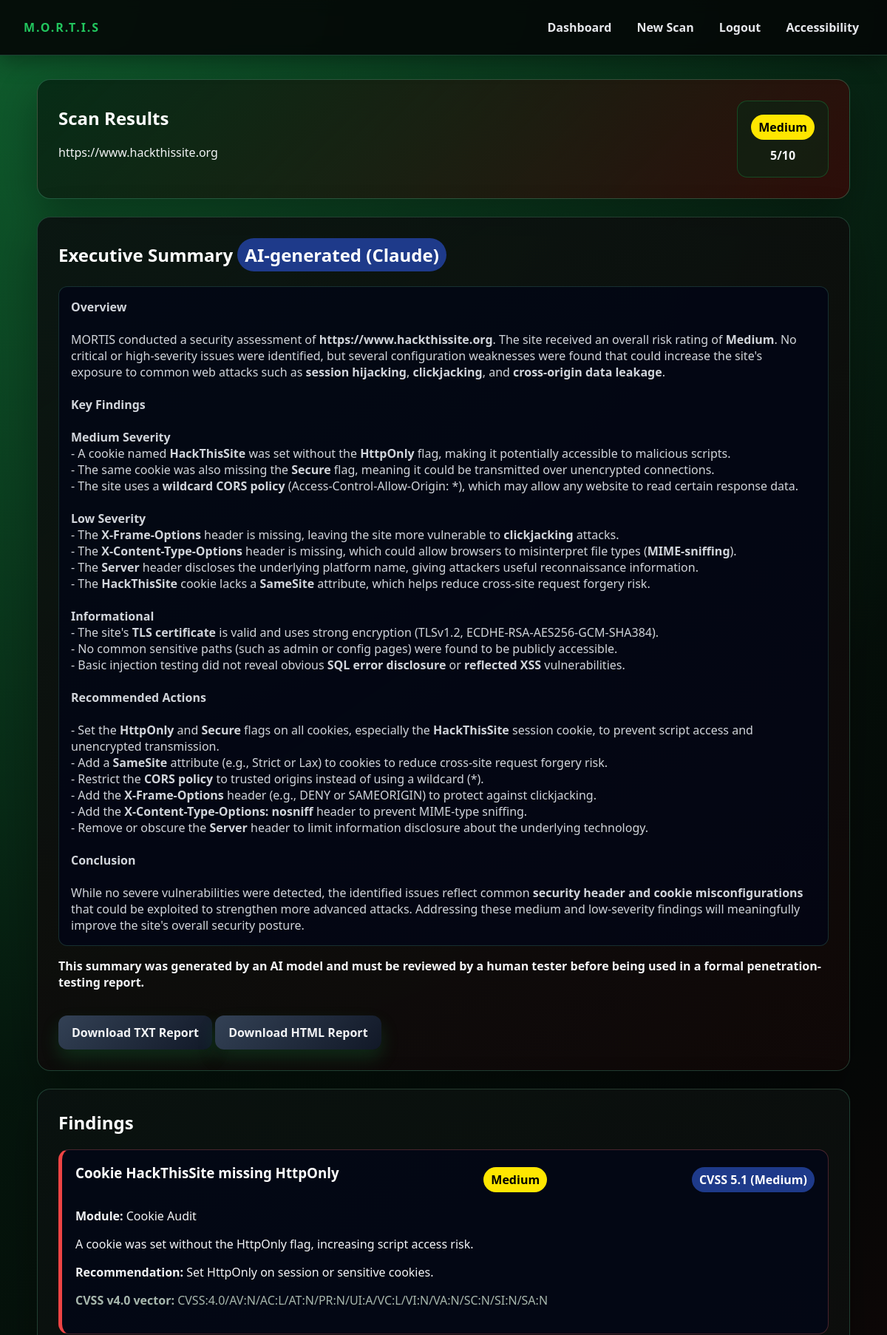
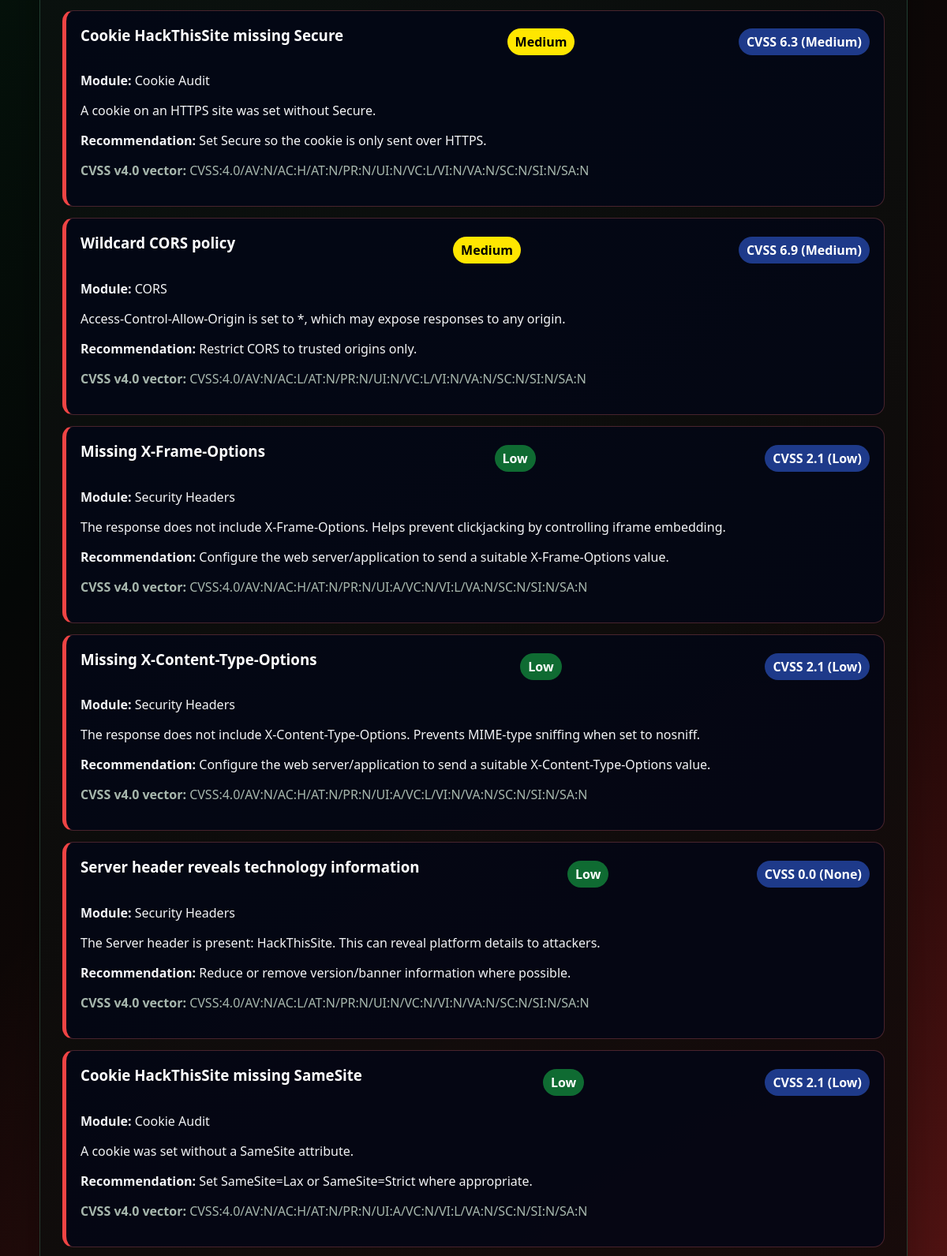
Page /results/15 (signed in, upper part) on the committed database (2 pictures, top to bottom).
### app/models.py (models this page shows)
class Scan(db.Model):
    id = db.Column(db.Integer, primary_key=True)
    target_url = db.Column(db.String(500), nullable=False)
    created_at = db.Column(db.DateTime, default=datetime.utcnow)
    overall_score = db.Column(db.Integer, default=0)
    overall_rating = db.Column(db.String(20), default="Low")
    report_summary = db.Column(db.Text, default="")
    report_source = db.Column(db.String(20), default="")  # "api" | "offline" | ""
    status = db.Column(db.String(20), default="running")  # running | reporting | completed | failed
    modules_total = db.Column(db.Integer, default=0)
    modules_done = db.Column(db.Integer, default=0)
    current_module = db.Column(db.String(80), default="")
    findings = db.relationship(
        "Finding",
        backref="scan",
        cascade="all, delete-orphan",
        lazy=True,
        order_by="Finding.score.desc()"
    )

class Finding(db.Model):
    id = db.Column(db.Integer, primary_key=True)
    scan_id = db.Column(db.Integer, db.ForeignKey("scan.id"), nullable=False)
    module = db.Column(db.String(80), nullable=False)
    title = db.Column(db.String(200), nullable=False)
    severity = db.Column(db.String(20), nullable=False)
    score = db.Column(db.Integer, default=0)
    cvss_vector = db.Column(db.String(60), nullable=True)
    cvss_score = db.Column(db.Float, nullable=True)
    cvss_rating = db.Column(db.String(20), nullable=True)
    description = db.Column(db.Text, nullable=False)
    recommendation = db.Column(db.Text, nullable=False)

### app/routes.py (the view)
@bp.route("/results/<int:scan_id>")
@login_required
def results(scan_id):
    scan_record = Scan.query.get_or_404(scan_id)
    if scan_record.status in ("running", "reporting"):
        return redirect(url_for("main.scan_progress", scan_id=scan_id))
    return render_template("results.html", scan=scan_record)

### app/reporting.py (called while the page is built)
def format_summary(text: str) -> Markup:
    if not text:
        return Markup("")
    text = _DISCLAIMER_RE.sub("", text)
    out = []
    for line in text.split("\n"):
        stripped = line.strip()
        heading = re.match(r"^#{1,6}\s+(.*)$", stripped)
        if heading:
            out.append("<strong>" + str(escape(heading.group(1).strip())) + "</strong>")
            continue
        esc = str(escape(stripped))
        esc = re.sub(r"\*\*(.+?)\*\*", r"<strong>\1</strong>", esc)   # **bold**
        esc = re.sub(r"__(.+?)__", r"<strong>\1</strong>", esc)       # __bold__
        esc = re.sub(r"^\*\s+", "- ", esc)                            # '* ' bullet -> '- '
        out.append(esc)
    return Markup("\n".join(out))

### app/routes.py (called while the page is built)
def login_required(view):
    @wraps(view)
    def wrapped(*args, **kwargs):
        if "user_id" not in session:
            return redirect(url_for("main.login"))
        return view(*args, **kwargs)
    return wrapped

### app/templates/results.html (shortened to what this page needs)
{% extends "base.html" %}
{% block content %}
<section class="hero">
  <div>
    <h1>Scan Results</h1>
    <p>{{ scan.target_url }}</p>
  </div>
  <div class="scorebox">
    <span class="badge {{ scan.overall_rating|lower }}">{{ scan.overall_rating }}</span>
    <strong>{{ scan.overall_score }}/10</strong>
  </div>
</section>
<section class="card">
  <h2>Executive Summary
    {% if scan.report_source == 'api' %}
      <span class="badge cvss">AI-generated (Claude)</span>
    {% elif scan.report_source == 'offline' %}
      <span class="badge info">Offline summary</span>
    {% endif %}
  </h2>
  <pre class="summary">{{ scan.report_summary | format_summary }}</pre>
  {% if scan.report_source == 'api' %}
    <p><strong>This summary was generated by an AI model and must be reviewed by a human tester before being used in a formal penetration-testing report.</strong></p>
  {% endif %}
  <a class="button secondary" href="{{ url_for('main.download_report', scan_id=scan.id) }}">Download TXT Report</a>
  <a class="button secondary" href="{{ url_for('main.download_report_html', scan_id=scan.id) }}">Download HTML Report</a>
</section>
<section class="card">
  <h2>Findings</h2>
  {% for f in scan.findings %}
    <article class="finding">
      <div class="finding-head">
        <h3>{{ f.title }}</h3>
        <span class="badge {{ f.severity|lower }}">{{ f.severity }}</span>
        {% if f.cvss_score is not none %}
          <span class="badge cvss" title="{{ f.cvss_vector }}">CVSS {{ "%.1f"|format(f.cvss_score) }} ({{ f.cvss_rating }})</span>
        {% endif %}
      </div>
      <p><strong>Module:</strong> {{ f.module }}</p>
      <p>{{ f.description }}</p>
      <p><strong>Recommendation:</strong> {{ f.recommendation }}</p>
      {% if f.cvss_vector %}<p class="muted"><strong>CVSS v4.0 vector:</strong> {{ f.cvss_vector }}</p>{% endif %}
    </article>
  {% endfor %}
</section>
{% endblock %}

### app/static/css/style.css (style rules this page uses)
:root { --bg: #050807; --bg-red: #3a0707; --bg-green:#062915; --panel: rgba(10, 18, 16, 0.92); --panel-2: rgba(18, 8, 8, 0.88); --text: #f3f4f6; --muted: #a7b7ad; --line: rgba(110, 231, 183, 0.22); --accent: #ef4444; --accent-2:#22c55e; --danger: #dc2626; --success: #16a34a; }
*, *::before, *::after { box-sizing: border-box; }
body { margin: 0; font-family: "Aptos", "Aptos Display", "Segoe UI", Arial, sans-serif; color: var(--text); background: radial-gradient(circle at top left, rgba(34, 197, 94, 0.34), transparent 34%), radial-gradient(circle at bottom right, rgba(239, 68, 68, 0.34), transparent 38%), linear-gradient(135deg, var(--bg-green) 0%, var(--bg) 48%, var(--bg-red) 100%); background-attachment: fixed; }
button, input, select, textarea, .summary { font-family: inherit; }
h1, h2, h3 { margin-top: 0; color: #ffffff; }
a { color: #86efac; text-decoration: none; }
.muted { color: var(--muted); }
.hero { display: flex; justify-content: space-between; align-items: center; gap: 24px; padding: 28px; margin-bottom: 24px; background: linear-gradient(135deg, rgba(6, 41, 21, 0.92), rgba(58, 7, 7, 0.76)); border: 1px solid rgba(110, 231, 183, 0.26); border-radius: 18px; box-shadow: 0 20px 55px rgba(0, 0, 0, 0.32); }
.card { padding: 28px; margin-bottom: 24px; background: linear-gradient(145deg, var(--panel), var(--panel-2)); border: 1px solid rgba(110, 231, 183, 0.22); border-radius: 18px; box-shadow: 0 20px 60px rgba(0, 0, 0, 0.32); }
.finding { padding: 18px; margin: 14px 0; background: rgba(2, 6, 23, 0.74); border: 1px solid rgba(248, 113, 113, 0.28); border-left: 5px solid var(--accent); border-radius: 14px; }
.finding-head { display: flex; justify-content: space-between; align-items: center; gap: 16px; }
.summary { white-space: pre-wrap; padding: 16px; color: #d1d5db; background: rgba(2, 6, 23, 0.78); border: 1px solid rgba(110, 231, 183, 0.18); border-radius: 12px; }
.scorebox { display: grid; gap: 10px; text-align: center; padding: 18px; background: rgba(6, 41, 21, 0.55); border: 1px solid rgba(34, 197, 94, 0.26); border-radius: 14px; }
button, .button { display: inline-block; margin-top: 18px; padding: 12px 18px; background: linear-gradient(135deg, #15803d, #0f5c2e); color: #ffffff; font-weight: 800; border: 0; border-radius: 12px; cursor: pointer; box-shadow: 0 12px 24px rgba(22, 163, 74, 0.20); }
.secondary { background: linear-gradient(135deg, #334155, #111827); color: var(--text); }
.badge { display: inline-block; padding: 6px 10px; background: #334155; color: #ffffff; font-weight: 800; border-radius: 999px; }
.badge.low { background: #0f6b32; color: #ffffff; }
.badge.medium { background: #ffe600; color: #000000; }
.badge.cvss { background: #1e3a8a; color: #ffffff; font-weight: 700; }

### rows in the picture
Scan: target_url "https://www.hackthissite.org", overall_rating "Medium", overall_score "5", report_summary "Overview MORTIS conducted a security assessment of https://www.hackthissite.org . The site received an overall risk rating of Medium . No critical or high-severity issues were identified, but several configuration weaknesses were found that could increase the site's exposure to common web attacks such as session hijacking , clickjacking , and cross-origin data leakage . Key Findings Medium Severity - A cookie named HackThisSite was set without the HttpOnly flag, making it potentially accessible to malicious scripts. - The same cookie was also missing the Secure flag, meaning it could be transmitted over unencrypted connections. - The site uses a wildcard CORS policy…"
Finding: title "Cookie HackThisSite missing HttpOnly", severity "Medium", cvss_score "5.1", cvss_rating "Medium", module "Cookie Audit", description "A cookie was set without the HttpOnly flag, increasing script access risk.", recommendation "Set HttpOnly on session or sensitive cookies.", cvss_vector "CVSS:4.0/AV:N/AC:L/AT:N/PR:N/UI:A/VC:L/VI:N/VA:N/SC:N/SI:N/SA:N"
Finding: title "Cookie HackThisSite missing Secure", severity "Medium", cvss_score "6.3", cvss_rating "Medium", module "Cookie Audit", description "A cookie on an HTTPS site was set without Secure.", recommendation "Set Secure so the cookie is only sent over HTTPS.", cvss_vector "CVSS:4.0/AV:N/AC:H/AT:N/PR:N/UI:N/VC:L/VI:N/VA:N/SC:N/SI:N/SA:N"
Finding: title "Wildcard CORS policy", severity "Medium", cvss_score "6.9", cvss_rating "Medium", module "CORS", description "Access-Control-Allow-Origin is set to *, which may expose responses to any origin.", recommendation "Restrict CORS to trusted origins only.", cvss_vector "CVSS:4.0/AV:N/AC:L/AT:N/PR:N/UI:N/VC:L/VI:N/VA:N/SC:N/SI:N/SA:N"
Finding: title "Missing X-Frame-Options", severity "Low", cvss_score "2.1", cvss_rating "Low", module "Security Headers", description "The response does not include X-Frame-Options. Helps prevent clickjacking by controlling iframe embedding.", recommendation "Configure the web server/application to send a suitable X-Frame-Options value.", cvss_vector "CVSS:4.0/AV:N/AC:H/AT:N/PR:N/UI:A/VC:N/VI:L/VA:N/SC:N/SI:N/SA:N"
Finding: title "Missing X-Content-Type-Options", severity "Low", cvss_score "2.1", cvss_rating "Low", module "Security Headers", description "The response does not include X-Content-Type-Options. Prevents MIME-type sniffing when set to nosniff.", recommendation "Configure the web server/application to send a suitable X-Content-Type-Options value.", cvss_vector "CVSS:4.0/AV:N/AC:H/AT:N/PR:N/UI:A/VC:L/VI:N/VA:N/SC:N/SI:N/SA:N"
Finding: title "Server header reveals technology information", severity "Low", cvss_score "0.0", cvss_rating "None", module "Security Headers", description "The Server header is present: HackThisSite. This can reveal platform details to attackers.", recommendation "Reduce or remove version/banner information where possible.", cvss_vector "CVSS:4.0/AV:N/AC:L/AT:N/PR:N/UI:N/VC:N/VI:N/VA:N/SC:N/SI:N/SA:N"
Finding: title "Cookie HackThisSite missing SameSite", severity "Low", cvss_score "2.1", cvss_rating "Low", module "Cookie Audit", description "A cookie was set without a SameSite attribute.", recommendation "Set SameSite=Lax or SameSite=Strict where appropriate.", cvss_vector "CVSS:4.0/AV:N/AC:H/AT:N/PR:N/UI:A/VC:N/VI:L/VA:N/SC:N/SI:N/SA:N"
